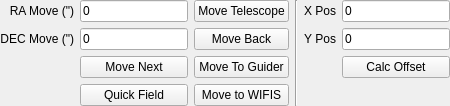
          <widget class="QWidget" name="tab">
           <attribute name="title">
            <string>Telescope Control</string>
           </attribute>
           <layout class="QGridLayout" name="gridLayout_7">
            <property name="leftMargin">
             <number>0</number>
            </property>
            <property name="topMargin">
             <number>0</number>
            </property>
            <property name="rightMargin">
             <number>0</number>
            </property>
            <property name="bottomMargin">
             <number>0</number>
            </property>
            <item row="0" column="0">
             <layout class="QGridLayout" name="gridLayout_2">
              <property name="sizeConstraint">
               <enum>QLayout::SetDefaultConstraint</enum>
              </property>
              <property name="leftMargin">
               <number>0</number>
              </property>
              <property name="horizontalSpacing">
               <number>6</number>
              </property>
              <item row="0" column="4">
               <widget class="QLabel" name="label_36">
                <property name="text">
                 <string>X Pos</string>
                </property>
                <property name="alignment">
                 <set>Qt::AlignRight|Qt::AlignTrailing|Qt::AlignVCenter</set>
                </property>
               </widget>
              </item>
              <item row="0" column="0">
               <widget class="QLabel" name="label_8">
                <property name="text">
                 <string>RA Move (&quot;)</string>
                </property>
                <property name="alignment">
                 <set>Qt::AlignRight|Qt::AlignTrailing|Qt::AlignVCenter</set>
                </property>
               </widget>
              </item>
              <item row="0" column="1">
               <widget class="QLineEdit" name="RAMoveBox">
                <property name="text">
                 <string>0</string>
                </property>
               </widget>
              </item>
              <item row="2" column="5">
               <widget class="QPushButton" name="CalOffsetButton">
                <property name="sizePolicy">
                 <sizepolicy hsizetype="MinimumExpanding" vsizetype="Fixed">
                  <horstretch>0</horstretch>
                  <verstretch>0</verstretch>
                 </sizepolicy>
                </property>
                <property name="minimumSize">
                 <size>
                  <width>0</width>
                  <height>0</height>
                 </size>
                </property>
                <property name="maximumSize">
                 <size>
                  <width>16777215</width>
                  <height>16777215</height>
                 </size>
                </property>
                <property name="text">
                 <string>Calc Offset</string>
                </property>
               </widget>
              </item>
              <item row="1" column="1">
               <widget class="QLineEdit" name="DECMoveBox">
                <property name="text">
                 <string>0</string>
                </property>
               </widget>
              </item>
              <item row="1" column="4">
               <widget class="QLabel" name="label_35">
                <property name="text">
                 <string>Y Pos</string>
                </property>
                <property name="alignment">
                 <set>Qt::AlignRight|Qt::AlignTrailing|Qt::AlignVCenter</set>
                </property>
               </widget>
              </item>
              <item row="0" column="3" rowspan="4">
               <widget class="Line" name="line_8">
                <property name="orientation">
                 <enum>Qt::Vertical</enum>
                </property>
               </widget>
              </item>
              <item row="1" column="0">
               <widget class="QLabel" name="label_9">
                <property name="text">
                 <string>DEC Move (&quot;)</string>
                </property>
                <property name="alignment">
                 <set>Qt::AlignRight|Qt::AlignTrailing|Qt::AlignVCenter</set>
                </property>
               </widget>
              </item>
              <item row="0" column="5">
               <widget class="QLineEdit" name="XPos">
                <property name="text">
                 <string>0</string>
                </property>
               </widget>
              </item>
              <item row="1" column="5">
               <widget class="QLineEdit" name="YPos">
                <property name="text">
                 <string>0</string>
                </property>
               </widget>
              </item>
              <item row="1" column="2">
               <widget class="QPushButton" name="MoveBackButton">
                <property name="text">
                 <string>Move Back</string>
                </property>
               </widget>
              </item>
              <item row="0" column="2">
               <widget class="QPushButton" name="moveTelescopeButton">
                <property name="sizePolicy">
                 <sizepolicy hsizetype="Expanding" vsizetype="Fixed">
                  <horstretch>0</horstretch>
                  <verstretch>0</verstretch>
                 </sizepolicy>
                </property>
                <property name="maximumSize">
                 <size>
                  <width>16777215</width>
                  <height>16777215</height>
                 </size>
                </property>
                <property name="text">
                 <string>Move Telescope</string>
                </property>
               </widget>
              </item>
              <item row="2" column="2">
               <widget class="QPushButton" name="GuiderMoveButton">
                <property name="text">
                 <string>Move To Guider</string>
                </property>
               </widget>
              </item>
              <item row="3" column="2">
               <widget class="QPushButton" name="WIFISMoveButton">
                <property name="text">
                 <string>Move to WIFIS</string>
                </property>
               </widget>
              </item>
              <item row="2" column="1">
               <widget class="QPushButton" name="MoveNextButton">
                <property name="text">
                 <string>Move Next</string>
                </property>
               </widget>
              </item>
              <item row="3" column="1">
               <widget class="QPushButton" name="CenteringCheck">
                <property name="text">
                 <string>Quick Field</string>
                </property>
               </widget>
              </item>
             </layout>
            </item>
           </layout>
          </widget>
